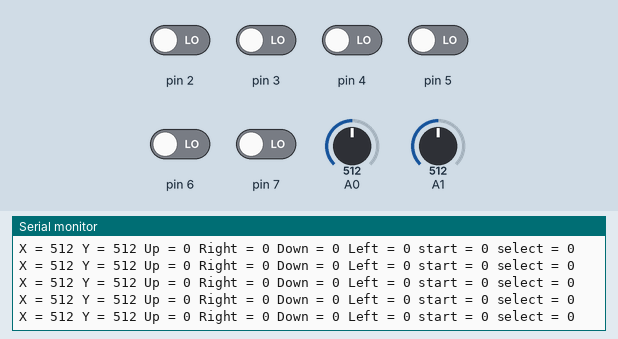
Recording of a sketch running on a simulated Arduino Uno, built with avr-gcc and run on an emulated ATmega328P. Parts: the last lines printed to the serial monitor. The test bench sets the inputs (shaded band); at power-on: pin 2–7 LOW, A0 = 512, A1 = 512. No radio packets arrive unless stated.

Above: at 1.2 s.
1.3 s: A0 set to 106
At 1.44 s:
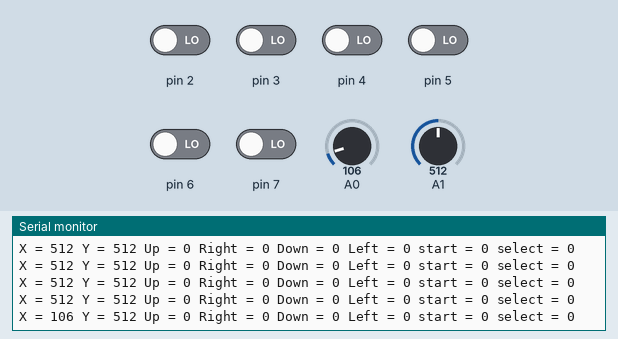
4.3 s: A0 set to 91
At 4.32 s:
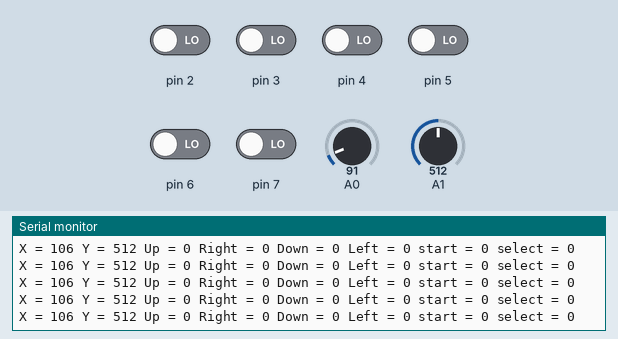
7.3 s: A1 set to 109
At 7.32 s:
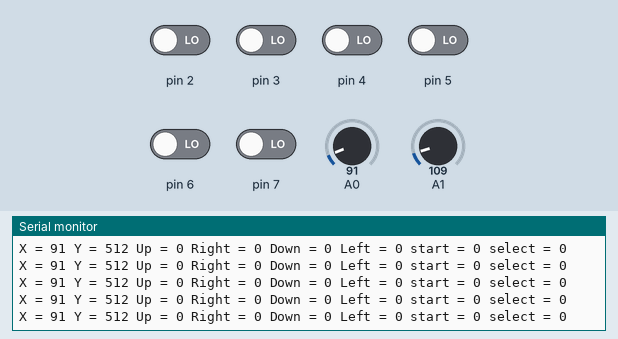
10.3 s: A1 set to 95
At 10.32 s:
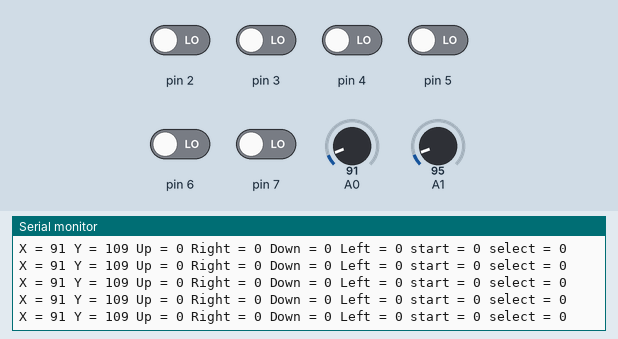
Timing chart, 0 to 13.3 s (numbered marks = the images above; inputs shaded):
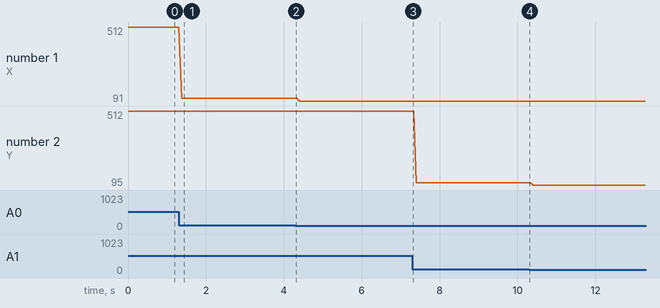

The sketch:

joystickTX.ino
```cpp
#include <SPI.h>
#include "nRF24L01.h"
#include "RF24.h"

#define CE_PIN   9
#define CSN_PIN 10

const uint64_t pipe = 0xE8E8F0F0E1LL;

RF24 radio(CE_PIN, CSN_PIN);
int joystick[8];


void setup()   /****** SETUP: RUNS ONCE ******/
{
  Serial.begin(9600);
  radio.begin();
  radio.openWritingPipe(pipe);

for (int g = 2 ; g <= 7 ; g++ ){
  pinMode(g , INPUT );
  digitalWrite(g , LOW);
}

 }

void loop()
{
  joystick[0] = analogRead(A0);
  joystick[1] = analogRead(A1);
  joystick[2] = digitalRead(2);
  joystick[3] = digitalRead(3);
  joystick[4] = digitalRead(4);
  joystick[5] = digitalRead(5);
  joystick[6] = digitalRead(6);
  joystick[7] = digitalRead(7);


  radio.write( joystick, sizeof(joystick) );


  Serial.print("X = ");
  Serial.print(analogRead(A0));
  Serial.print(" Y = ");
  Serial.print(analogRead(A1));
  Serial.print(" Up = ");
  Serial.print(digitalRead(2));
  Serial.print(" Right = ");
  Serial.print(digitalRead(3));
  Serial.print(" Down = ");
  Serial.print(digitalRead(4));
  Serial.print(" Left = ");
  Serial.print(digitalRead(5));
  Serial.print(" start = ");
  Serial.print(digitalRead(6));
  Serial.print(" select = ");
  Serial.println(digitalRead(7));

}
```

Measured:
- after the input at 1.3 s, the serial monitor: prints a new line after 0.07 s (image 1)
- plotted number 1: 512 → 106 after the input at 1.3 s, 106 → 91 after the input at 4.3 s
- plotted number 2: 512 → 109 after the input at 7.3 s, 109 → 95 after the input at 10.3 s
